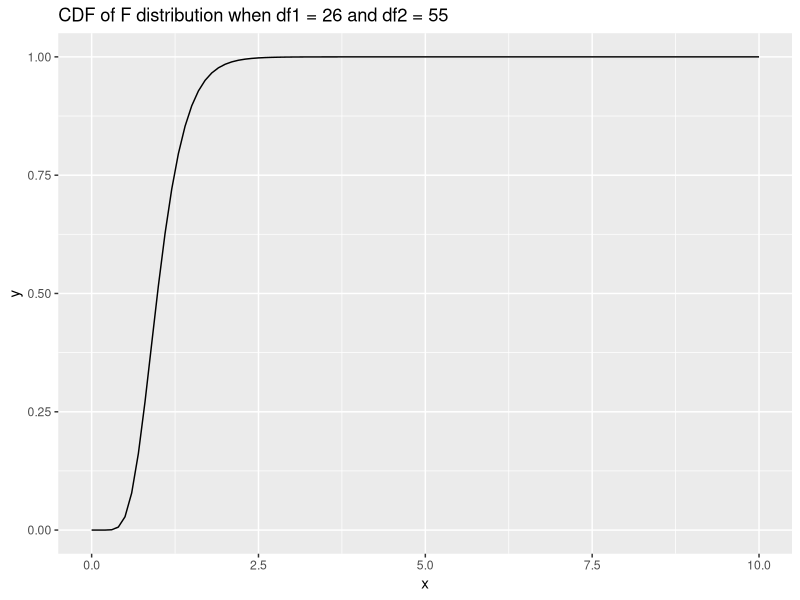

Recreate this plot in R.
## ---- chunk 1
knitr::opts_chunk$set(echo = T, eval=T,tidy=TRUE, tidy.opts=list(width.cutoff=60))
library(tidyverse)
## ---- chunk 2
    rm(list = ls())
    data <- read.csv("airbnb(1).csv")
    full <- data %>% filter(room_type == "Entire home")
    private <- data %>% filter(room_type == "Private room")
    s1 <- sd(full$price)
    s2 <- sd(private$price)
    n1 <- nrow(full)
    n2 <- nrow(private)
    f <- (s1/s2)^2
    f
    p <- 2*(1 - pf(f, n1 - 1, n2 - 1))
    p
## ---- chunk 3
    rm(list = ls())
    data <- read.csv("airbnb(1).csv")
    full <- data %>% filter(room_type == "Entire home")
    private <- data %>% filter(room_type == "Private room")
    s1 <- sd(full$price)
    s2 <- sd(private$price)
    n1 <- nrow(full)
    n2 <- nrow(private)
    f <- (s2/s1)^2
    f
    p <- 2*(pf(f, n2 - 1, n1 - 1))
    p
## ---- chunk 4
    a <- c(0:10)
    p <- ggplot(data.frame(x = a), aes(x))
    p + geom_function(fun = pf, args = list(df1 = 26, df2 = 55)) + 
      labs(title = "CDF of F distribution when df1 = 26 and df2 = 55")
## ---- chunk 5
    rm(list = ls())
    data <- read.csv("airbnb(1).csv")
    private <- data %>% filter(room_type == "Private room")
    s1 <- sd(private$price)
    n1 <- nrow(private)
    t <- (n1 - 1) * s1^2/(40^2)
    t
    p <- 2*(1-pchisq(t, n1 - 1))
    p
## ---- chunk 6
    rm(list = ls())
    n <- 143
    x <- 95
    mean <- x/n
    # use sample proportion to estimate population proportion
    upper <- mean + qnorm(0.975)*sqrt(mean * (1 - mean)/n)
    lower <- mean - qnorm(0.975)*sqrt(mean * (1 - mean)/n)
    upper
    lower
## ---- chunk 7
    p0 <- 0.74
    z <- (mean - p0)/sqrt(p0*(1-p0)/n)
    p <- 2 * pnorm(-abs(z))
    z
    p
## ---- chunk 8
    rm(list = ls())
    m <- 0.07
    p <- 0.5
    n <- ceiling(((qnorm((1-0.99)/2))^2)*p*(1-p)/(m^2))
    n
## ---- chunk 9
    rm(list = ls())
    # Australians
    p1 <- 32/51
    n1 <- 51
    # Americans
    p2 <- 27/63
    n2 <- 63
    # p_hat
    p_hat <- (n1*p1 + n2*p2)/(n1 + n2)
    p_hat
    # hypothesis test
    s <- sqrt(p_hat*(1 - p_hat)*(1/n1 + 1/n2))
    z <- (p1 - p2)/s
    z
    p_value <- 1 - pnorm(z)
    p_value
## ---- chunk 10
    rm(list = ls())
    A <- c(22, 36, 10)
    M <- c(13, 22, 29)
    S <- c(7, 28, 26)
    mat_obs <- matrix(c(A, M, S), nrow = 3, ncol = 3)
    mat_obs
    chisq.test(mat_obs, correct = F)
## ---- chunk 11
    rm(list = ls())
    data <- read.csv("asthma.csv")
    
    # Calculate the difference of Before - After, but not After - Before
    
    data <- data %>% 
      mutate(difference = air - sulf.diox, abs = abs(difference)) %>% 
      arrange(abs) %>% 
      mutate(index = if_else(difference > 0, row_number(), -row_number()))
    
    # T = T+ - T-
    
    t <- abs(sum(data[data$index > 0, 'index'])) - abs(sum(data[data$index < 0, 'index']))
    n <- nrow(data)
    sigma <- sqrt(n*(n + 1)*(2*n + 1)/6)
    t
    n
    sigma
    z <- (t - 0)/sigma
    z
    p <- 2*pnorm(z)
    p
## ---- chunk 12
    p_alt <- wilcox.test(data$air, data$sulf.diox, paired = T, exact = T)
    p_alt
## ---- chunk 13
    rm(list = ls())
    bulimia <- read.csv("bulimia.csv")
    bulimic <- bulimia$bulimic
    healthy <- bulimia$health[1:15]
## ---- chunk 14
    wilcox.test(bulimic, healthy, paired = F, exact = F, alternative = 'two.sided')
